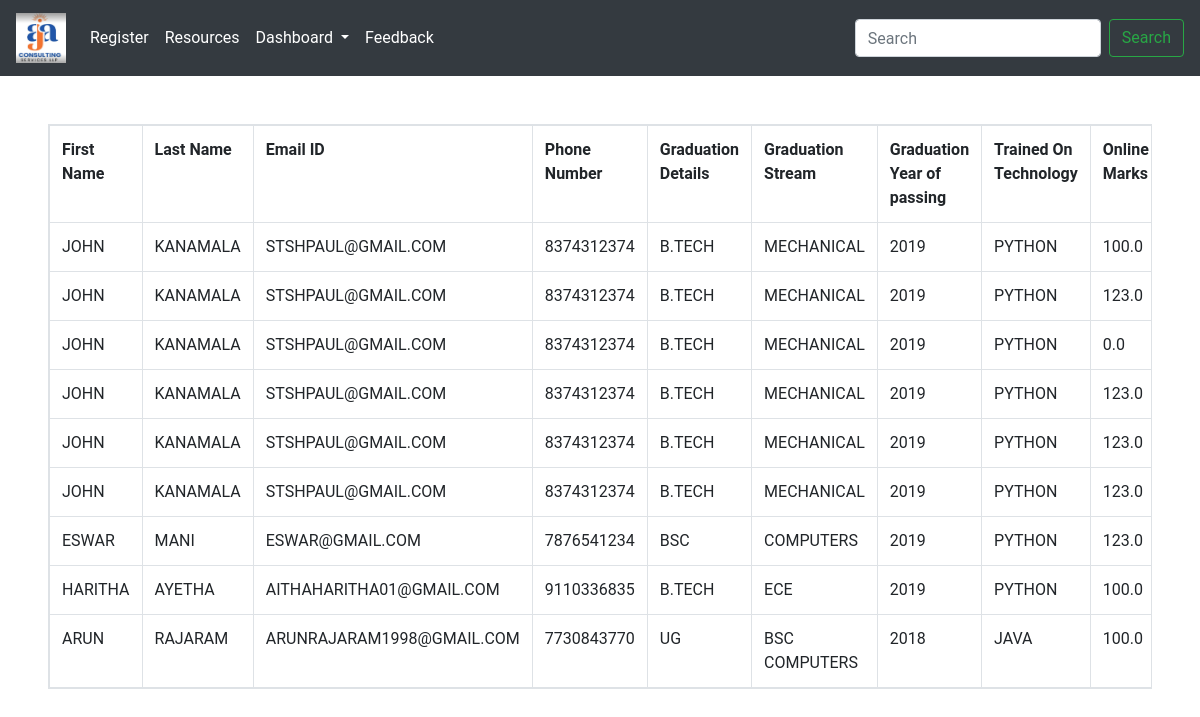
The page /resources/all/ on the database its author committed.
### resourcesApp/models.py (models this page shows, shortened)
class Resources(models.Model):
    first_name = models.CharField(max_length=250, )
    last_name = models.CharField(max_length=250)
    email = models.EmailField(max_length=250)
    phone = models.BigIntegerField()
    graduation = models.CharField(max_length=500)
    stream = models.CharField(max_length=100)
    year = models.SmallIntegerField()
    pg = models.CharField(max_length=500, null=True)
    pg_stream = models.CharField(max_length=100, null=True)
    pg_year = models.SmallIntegerField(null=True)
    trained_technology = models.CharField(max_length=250)
    institute_name = models.CharField(max_length=500)
    duration_course = models.CharField(max_length=100)
    reference_name = models.CharField(max_length=250, null=True)
    hear_interview = models.CharField(max_length=100, null=True)
    work_experience = models.CharField(max_length=100, null=True)
    years_experience = models.SmallIntegerField(null=True)
    company_name = models.CharField(max_length=500, null=True)
    current_ctc = models.FloatField(null=True)
    expected_ctc = models.FloatField(null=True)
    pf = models.CharField(max_length=100, null=True)
    created_at = models.DateTimeField(default=datetime.now())

class Rounds(models.Model):
    online_marks = models.FloatField()
    is_online_passed = models.BooleanField(default=False)
    online_feedback = models.TextField()
    communication_marks = models.FloatField()
    is_communication_passed = models.BooleanField(default=False)
    communication_feedback = models.TextField()
    technical_marks = models.FloatField()
    is_technical_passed = models.BooleanField(default=False)
    technical_feedback = models.TextField()
    is_qualified = models.BooleanField(default=False)
    is_ceo_passed = models.BooleanField(default=False)
    resource_id = models.ForeignKey(Resources, on_delete=models.DO_NOTHING)

### resourcesApp/views.py (the view)
# urls.py: path("all/", resourecs_all)
def resourecs_all(request):
    resources_data = Resources.objects.all()
    rounds_data = Rounds.objects.all()
    for i in resources_data:
        for j in rounds_data:
            if i.id == j.resource_id_id:
                print(i.first_name)
                print(j.online_marks)
    return render(request, "resources/all.html", {"resourecs": resources_data, "rounds": rounds_data})

### resourcesApp/templates/resources/all.html (shortened to what this page needs)
{% extends "resources/header.html" %}
{% block data %}
<div class="p-5">
<table class="table table-responsive table-bordered table-hover">
    <tr>
        <th>First Name</th>
        <th>Last Name</th>
        <th>Email ID</th>
        <th>Phone Number</th>
        <th>Graduation Details</th>
        <th>Graduation Stream</th>
        <th>Graduation Year of passing</th>
        <th>Trained On Technology</th>
        <th>Online Marks</th>
    </tr>
    {% for i in resourecs %}
    {% for j in rounds %}
    {%  if i.id == j.resource_id_id %}
    <tr>
        <td>{{i.first_name}}</td>
        <td>{{i.last_name}}</td>
        <td>{{i.email}}</td>
        <td>{{i.phone}}</td>
        <td>{{i.graduation}}</td>
        <td>{{i.stream}}</td>
        <td>{{i.year}}</td>
        <td>{{ i.trained_technology }}</td>
        <td>{{j.online_marks}}</td>
    </tr>
    {% endif %}
    {% endfor %}
    {% endfor %}
</table>
</div>
{% endblock %}

### resourcesApp/templates/resources/header.html (shortened to what this page needs)
<!DOCTYPE html>
<html>
    <head>
        {% include "resources/bootstrap.html" %}
    </head>
    <body>
        <nav class="navbar navbar-expand-lg navbar-light bg-dark">
            <a class="navbar-brand" href="/resources">
                <img src="/static/images/logo.png" height="50" width="50" />
            </a>
            <div class="collapse navbar-collapse" id="navbarSupportedContent">
              <ul class="navbar-nav mr-auto">
                <li class="nav-item active">
                  <a class="nav-link text-white" href="/resources/register">Register <span class="sr-only">(current)</span></a>
                </li>
                <li class="nav-item">
                  <a class="nav-link text-white" href="/resources/registered_candidates">Resources</a>
                </li>
                <li class="nav-item dropdown">
                  <a class="nav-link dropdown-toggle text-white" href="#" id="navbarDropdown" role="button" data-toggle="dropdown" aria-haspopup="true" aria-expanded="false">
                    Dashboard
                  </a>
                </li>
                <li class="nav-item">
                  <a class="nav-link disabled text-white" href="#" tabindex="-1" aria-disabled="true">Feedback</a>
                </li>
              </ul>
              <form class="form-inline my-2 my-lg-0">
                <input class="form-control mr-sm-2" type="search" placeholder="Search" aria-label="Search">
                <button class="btn btn-outline-success my-2 my-sm-0" type="submit">Search</button>
              </form>
            </div>
          </nav>
       {% block data %}
       {% endblock %}
</body>
</html>

### resourcesApp/templates/resources/bootstrap.html (shortened to what this page needs)
<link rel="stylesheet" href="https://cdn.jsdelivr.net/npm/bootstrap@4.5.3/dist/css/bootstrap.min.css">

### resourcesApp/templates/resources/bootstrap.html (style rules this page uses)
* { font-family: "Roboto"; }

### rows shown on the page
Resources: first_name "JOHN", last_name "KANAMALA", email "STSHPAUL@GMAIL.COM", phone "8374312374", graduation "B.TECH", stream "MECHANICAL", year "2019", trained_technology "PYTHON"
Rounds: online_marks "100.0"
Rounds: online_marks "123.0"
Rounds: online_marks "0.0"
Rounds: online_marks "123.0"
Rounds: online_marks "123.0"
Rounds: online_marks "123.0"
Resources: first_name "ESWAR", last_name "MANI", email "ESWAR@GMAIL.COM", phone "7876541234", graduation "BSC", stream "COMPUTERS", year "2019", trained_technology "PYTHON"
Rounds: online_marks "123.0"
Resources: first_name "HARITHA", last_name "AYETHA", email "AITHAHARITHA01@GMAIL.COM", phone "9110336835", graduation "B.TECH", stream "ECE", year "2019", trained_technology "PYTHON"
Rounds: online_marks "100.0"
Resources: first_name "ARUN", last_name "RAJARAM", email "ARUNRAJARAM1998@GMAIL.COM", phone "7730843770", graduation "UG", stream "BSC COMPUTERS", year "2018", trained_technology "JAVA"
Rounds: online_marks "100.0"
